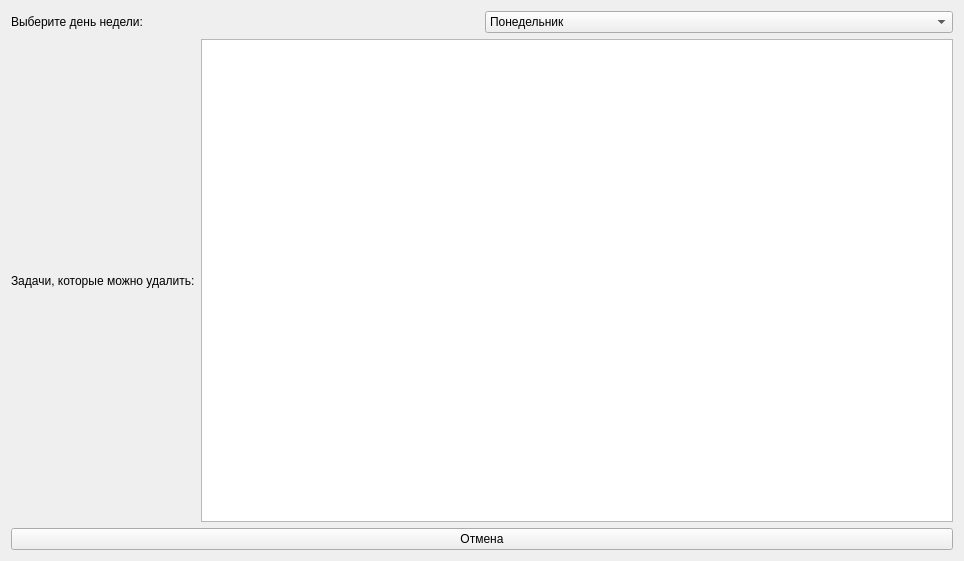
<?xml version="1.0" encoding="UTF-8"?>
<ui version="4.0">
 <class>Form</class>
 <widget class="QWidget" name="Form">
  <property name="geometry">
   <rect>
    <x>0</x>
    <y>0</y>
    <width>964</width>
    <height>561</height>
   </rect>
  </property>
  <property name="windowTitle">
   <string>Form</string>
  </property>
  <layout class="QVBoxLayout" name="verticalLayout_2">
   <item>
    <layout class="QVBoxLayout" name="verticalLayout">
     <item>
      <layout class="QHBoxLayout" name="horizontalLayout">
       <item>
        <widget class="QLabel" name="label">
         <property name="text">
          <string>Выберите день недели:</string>
         </property>
        </widget>
       </item>
       <item>
        <widget class="QComboBox" name="comboBox">
         <item>
          <property name="text">
           <string>Понедельник</string>
          </property>
         </item>
         <item>
          <property name="text">
           <string>Вторник</string>
          </property>
         </item>
         <item>
          <property name="text">
           <string>Среда</string>
          </property>
         </item>
         <item>
          <property name="text">
           <string>Четверг</string>
          </property>
         </item>
         <item>
          <property name="text">
           <string>Пятница</string>
          </property>
         </item>
         <item>
          <property name="text">
           <string>Суббота</string>
          </property>
         </item>
         <item>
          <property name="text">
           <string>Воскресенье</string>
          </property>
         </item>
        </widget>
       </item>
      </layout>
     </item>
     <item>
      <layout class="QHBoxLayout" name="horizontalLayout_2">
       <item>
        <widget class="QLabel" name="label_2">
         <property name="text">
          <string>Задачи, которые можно удалить:</string>
         </property>
        </widget>
       </item>
       <item>
        <widget class="QTableWidget" name="tableWidget"/>
       </item>
      </layout>
     </item>
     <item>
      <widget class="QPushButton" name="cancel_button">
       <property name="text">
        <string>Отмена</string>
       </property>
      </widget>
     </item>
    </layout>
   </item>
  </layout>
 </widget>
 <resources/>
 <connections/>
</ui>
